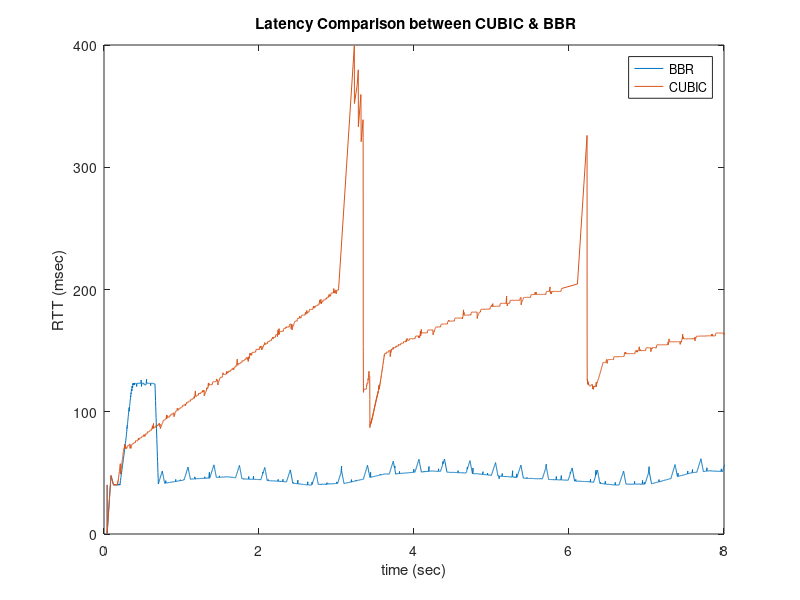

The MATLAB script that drew this image:
clear; close all ;

x = load('cubic_rtt.txt') ;
y = load('bbr_rtt.txt') ;

bbr = y(:,2) ;
t_bbr = y(:,1) ;

cubic = x(:,2) ;
t_cubic = x(:,1) ;

figure ;
plot(t_bbr,1000*bbr) 
hold on
plot(t_cubic,1000*cubic)
legend('BBR','CUBIC')
xlim([0,8])
xlabel('time (sec)')
ylabel('RTT (msec)')
title(' Latency Comparison between CUBIC & BBR')
